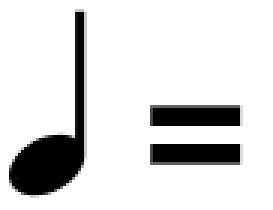
#> input picture notes/V2.png, 91 x 70 px, found by its file name (shown 3 times larger)
$ python cutPicture.py
#> lines starting #> are read from the running program, lines starting #| are printed output that depends on the picture
import os
import cv2
import numpy as np
from moviepy.editor import *
from os import listdir
from os.path import isfile, join

drumpic= cv2.imread("notes\\V2.png")
#> drumpic is the input picture: shape (70, 91, 3); min 0, max 255, mean 218.4
width = drumpic.shape[1]
#> width = 91
height = drumpic.shape[0]
#> height = 70

notepic=drumpic
width = notepic.shape[1]
height = notepic.shape[0]
img = np.zeros((height, width,4), dtype=np.uint8)
img[:,:,0:3]=notepic
img[:,:,3]=255-img[:,:,0]
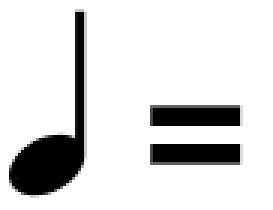
#> img: shape (70, 91, 4) (shown 3 times larger); mean B, G, R, A 218.4, 218.4, 218.4, 36.6
img[:,:,0:3]=255-notepic
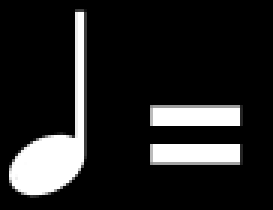
#> img: shape (70, 91, 4) (shown 3 times larger); mean B, G, R, A 36.6, 36.6, 36.6, 36.6
cv2.imwrite("notes\\VW2.png",img)

quit()
#> (the program exits here)

$ run again, with notes/pic_0.png copied over notes/V2.png
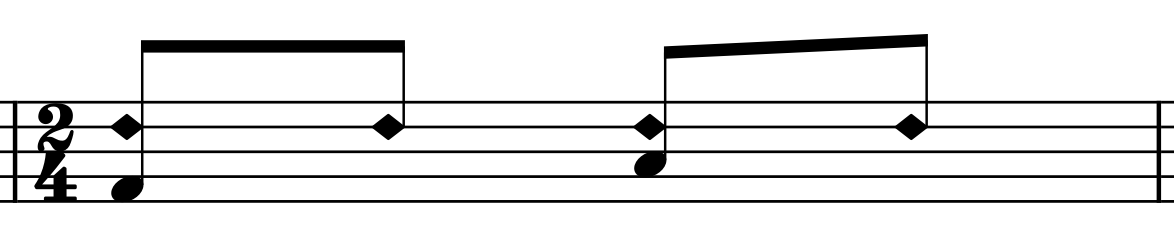
#> input picture notes/pic_0.png, 1174 x 240 px, found by its file name
#> drumpic is the input picture: shape (240, 1174, 3); min 0, max 255, mean 228.9
#> `img[:,:,3]=255-img[:,:,0]`:
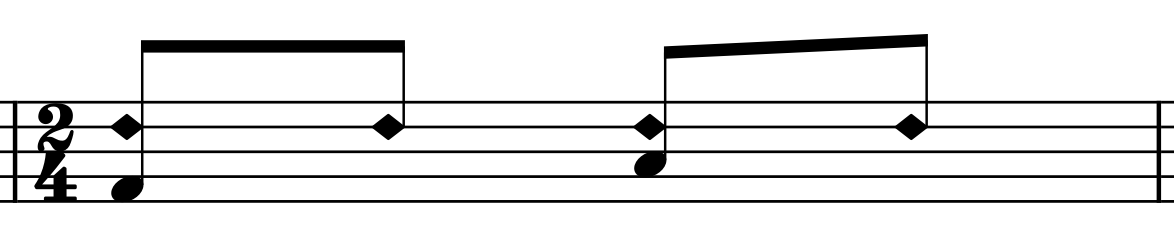
#> img: shape (240, 1174, 4); mean B, G, R, A 228.9, 228.9, 228.9, 26.1
#> `img[:,:,0:3]=255-notepic`:
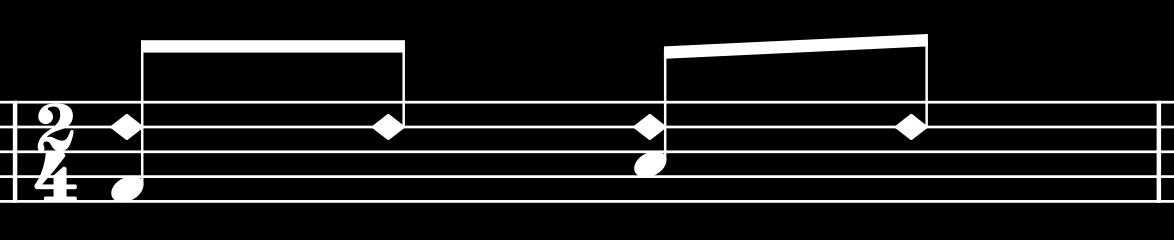
#> img: shape (240, 1174, 4); mean B, G, R, A 26.1, 26.1, 26.1, 26.1

$ run again, with notes/pic_1.png copied over notes/V2.png
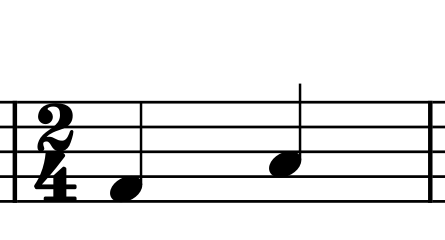
#> input picture notes/pic_1.png, 445 x 240 px, found by its file name
#> drumpic is the input picture: shape (240, 445, 3); min 0, max 255, mean 230.6
#> `img[:,:,3]=255-img[:,:,0]`:
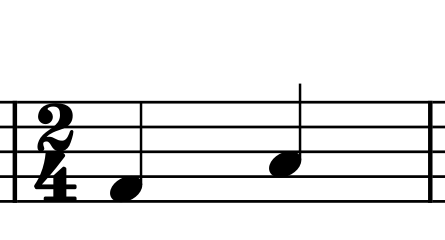
#> img: shape (240, 445, 4); mean B, G, R, A 230.6, 230.6, 230.6, 24.4
#> `img[:,:,0:3]=255-notepic`:
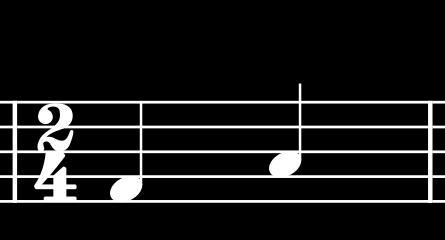
#> img: shape (240, 445, 4); mean B, G, R, A 24.4, 24.4, 24.4, 24.4

$ run again, with notes/pic_10.png copied over notes/V2.png
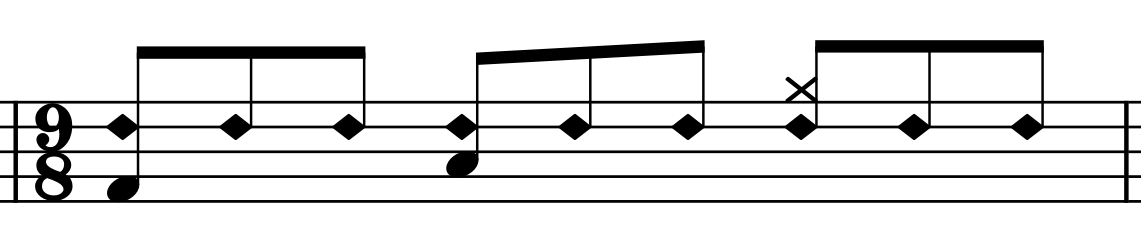
#> input picture notes/pic_10.png, 1141 x 240 px, found by its file name
#> drumpic is the input picture: shape (240, 1141, 3); min 0, max 255, mean 224
#> `img[:,:,3]=255-img[:,:,0]`:
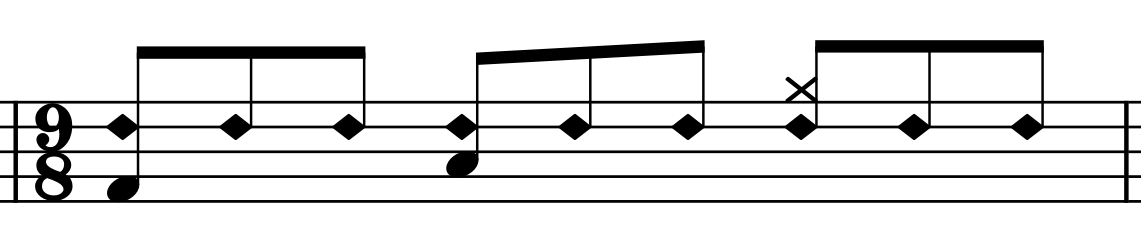
#> img: shape (240, 1141, 4); mean B, G, R, A 224, 224, 224, 31
#> `img[:,:,0:3]=255-notepic`:
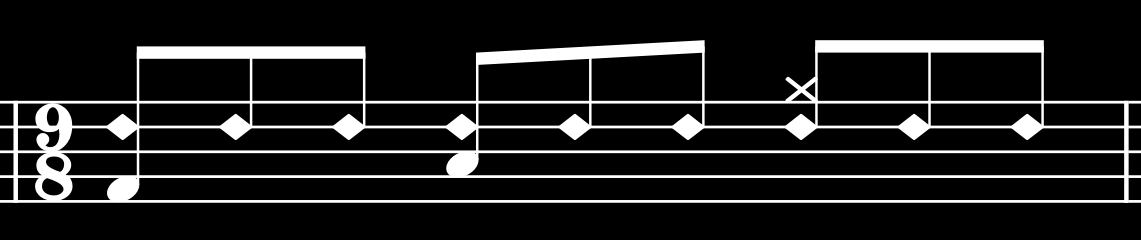
#> img: shape (240, 1141, 4); mean B, G, R, A 31, 31, 31, 31
